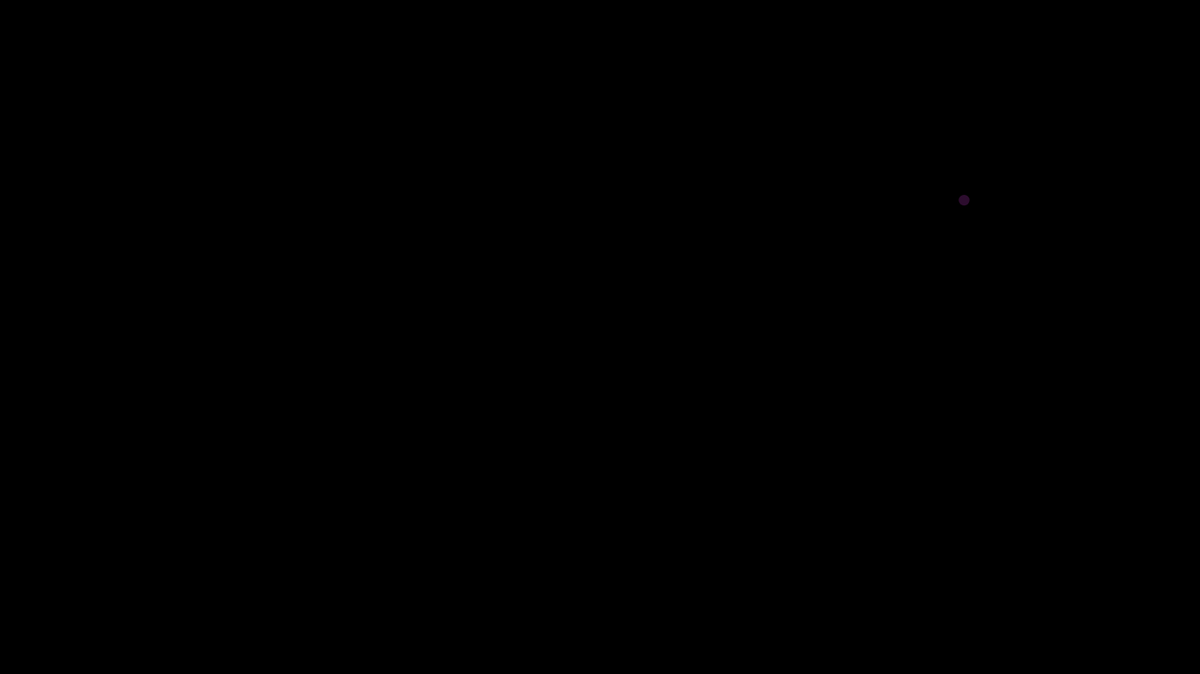
Frame 1 (no input)
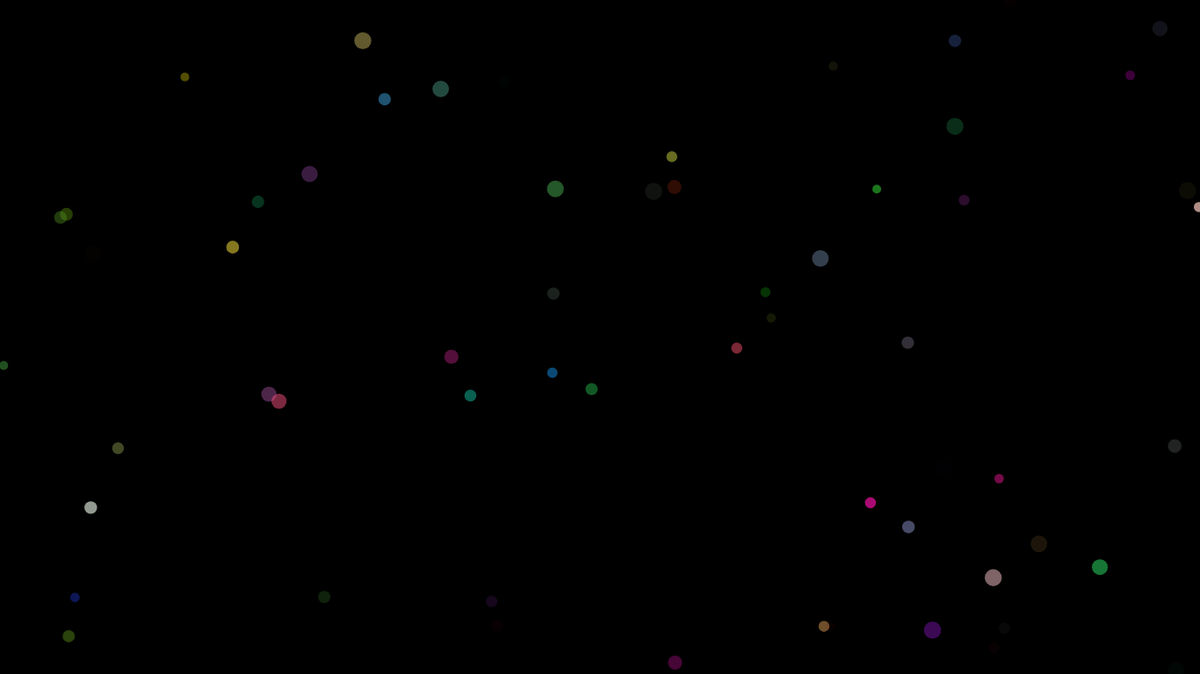
Frame 60 (no input)
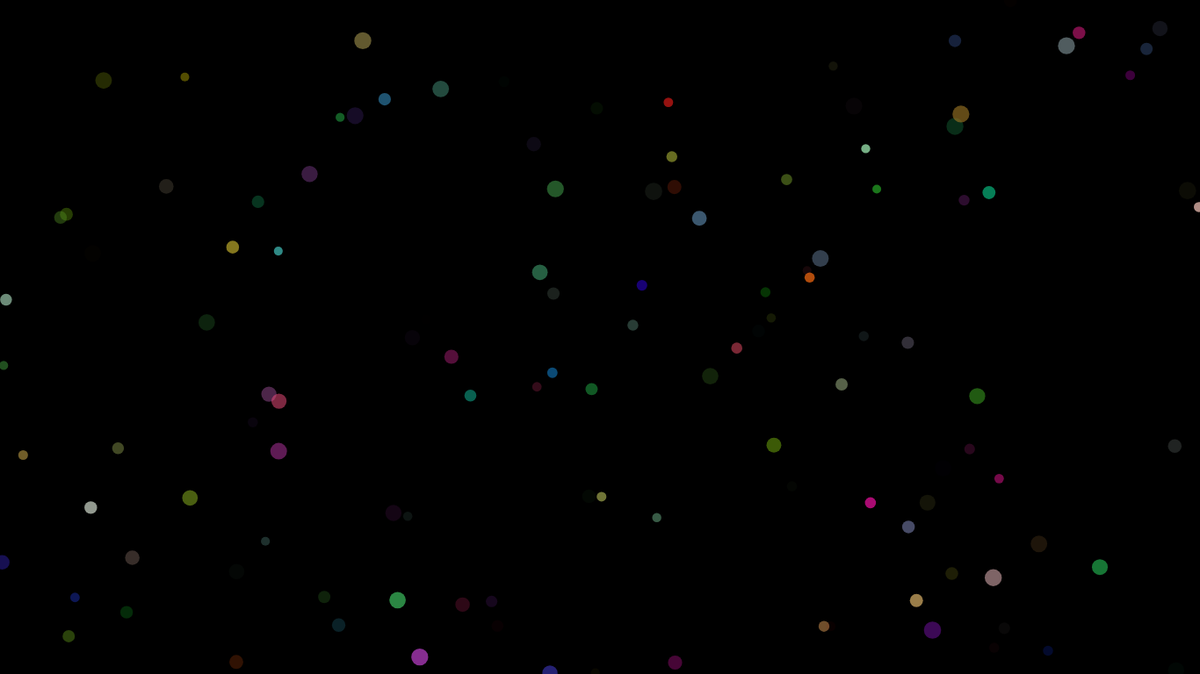
Frame 120 (the mouse pressed at the canvas centre since frame 60)

The p5.js sketch that drew these frames (run headless with seeded random() and noise() and a simulated clock; from frame 60 on, the mouse is pressed at the canvas centre):

// p5.js sketch
// ── sketch.js
/* 
random()--取0-1之间的随机数（包括0，不包括1）
random(min, max)--取最小值和最大值之间的随机数.
可以取到最小值，但不能取到最大值
*/

//setup()函数首先被执行，且只执行一次 
function setup() {
    createCanvas(1366, 768);// 第一个参数1366为画布宽度，第二个参数768为高度
    noStroke();//取消边缘颜色填充
    background(0);//背景颜色设置为黑色
}

//draw()函数按照一定的帧率(frameRate)重复执行 
function draw() {
    let r = random(0,255);//声明变量r，并赋值0-255之间的一个随机数
    let g = random(0,255);
    let b = random(0,255);
    let a = random(0,180);
    let x = random(0,width);//width是系统变量-画布宽度
    let y = random(0,height);//height是系统变量-画布高度
    let d = random(10,20);
    fill(r, g, b,a);//设置图形填充颜色及透明度
    circle(x, y, d); //绘制圆
}

/* 
系统变量
movedX
movedY
mouseX
mouseY
pmouseX
pmouseY
winMouseX
winMouseY
pwinMouseX
pwinMouseY
mouseButton
mouseIsPressed
keyIsPressed
key
keyCode
*/
